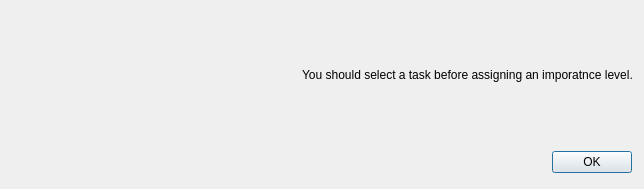
<?xml version="1.0" encoding="UTF-8"?>
<ui version="4.0">
 <class>Dialog</class>
 <widget class="QDialog" name="Dialog">
  <property name="geometry">
   <rect>
    <x>0</x>
    <y>0</y>
    <width>644</width>
    <height>189</height>
   </rect>
  </property>
  <property name="sizePolicy">
   <sizepolicy hsizetype="Fixed" vsizetype="Fixed">
    <horstretch>0</horstretch>
    <verstretch>0</verstretch>
   </sizepolicy>
  </property>
  <property name="minimumSize">
   <size>
    <width>644</width>
    <height>189</height>
   </size>
  </property>
  <property name="maximumSize">
   <size>
    <width>644</width>
    <height>189</height>
   </size>
  </property>
  <property name="windowTitle">
   <string>Selection Error</string>
  </property>
  <property name="windowIcon">
   <iconset>
    <normaloff>assets/error.png</normaloff>assets/error.png</iconset>
  </property>
  <layout class="QVBoxLayout" name="verticalLayout">
   <item>
    <layout class="QHBoxLayout" name="horizontalLayout">
     <item>
      <widget class="QLabel" name="label">
       <property name="text">
        <string/>
       </property>
       <property name="pixmap">
        <pixmap>assets/error.png</pixmap>
       </property>
       <property name="alignment">
        <set>Qt::AlignCenter</set>
       </property>
      </widget>
     </item>
     <item>
      <widget class="QLabel" name="label_2">
       <property name="text">
        <string>&lt;html&gt;&lt;head/&gt;&lt;body&gt;&lt;p&gt;You should select a task before assigning an imporatnce level.&lt;/p&gt;&lt;/body&gt;&lt;/html&gt;</string>
       </property>
      </widget>
     </item>
    </layout>
   </item>
   <item>
    <widget class="QDialogButtonBox" name="selecterrorbtn">
     <property name="sizePolicy">
      <sizepolicy hsizetype="Fixed" vsizetype="Fixed">
       <horstretch>0</horstretch>
       <verstretch>0</verstretch>
      </sizepolicy>
     </property>
     <property name="minimumSize">
      <size>
       <width>621</width>
       <height>32</height>
      </size>
     </property>
     <property name="maximumSize">
      <size>
       <width>621</width>
       <height>32</height>
      </size>
     </property>
     <property name="orientation">
      <enum>Qt::Horizontal</enum>
     </property>
     <property name="standardButtons">
      <set>QDialogButtonBox::Ok</set>
     </property>
    </widget>
   </item>
  </layout>
 </widget>
 <resources/>
 <connections/>
</ui>
